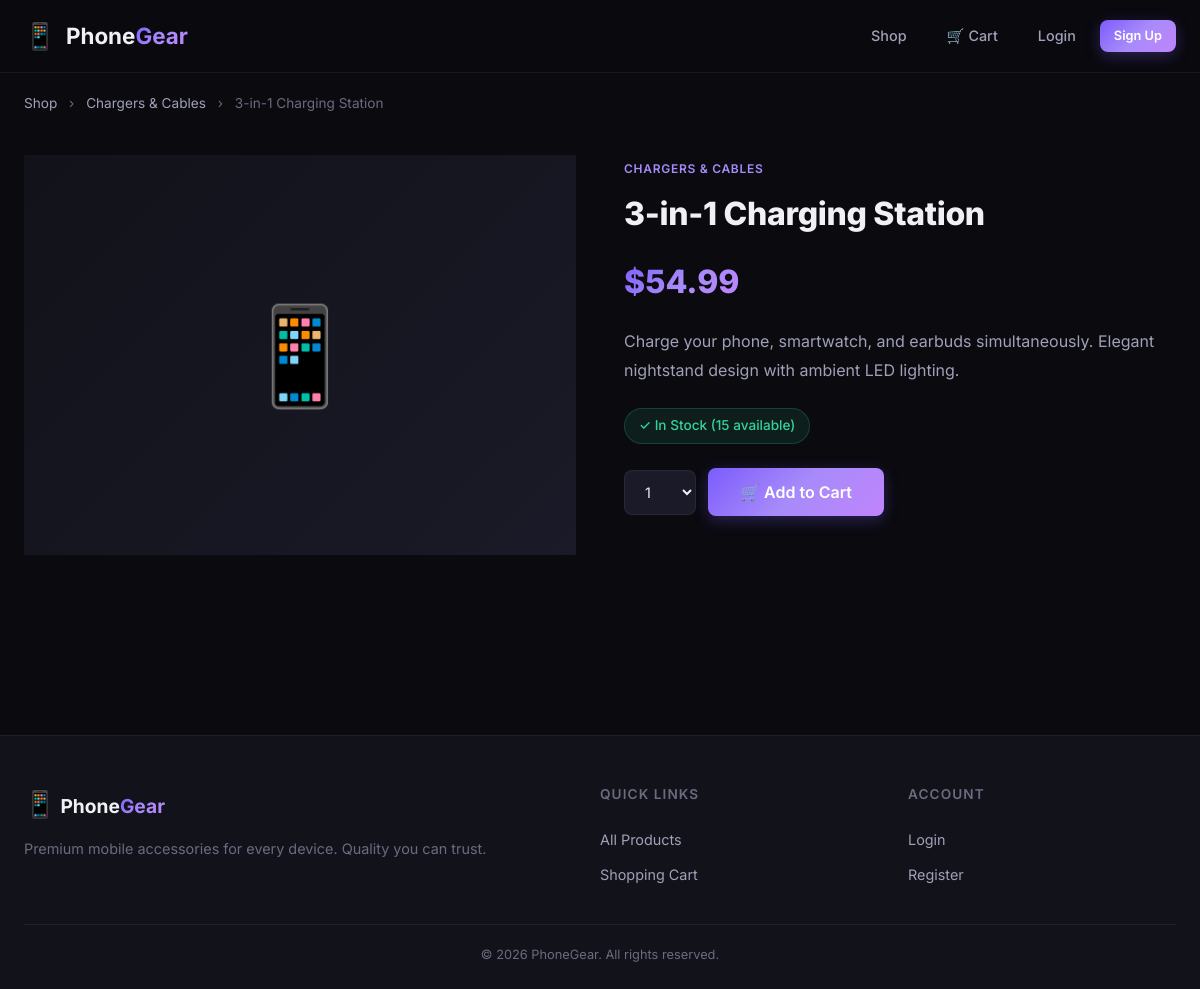
Screenshot of /product/8/3-in-1-charging-station/ with the database file from the repository.
### shop/models.py (models this page shows, shortened)
class Product(models.Model):
    category = models.ForeignKey(Category, related_name='products', on_delete=models.CASCADE)
    name = models.CharField(max_length=200)
    slug = models.SlugField(max_length=200, unique=True)
    image = models.ImageField(upload_to='products/%Y/%m/%d', blank=True, null=True)
    description = models.TextField(blank=True)
    price = models.DecimalField(max_digits=10, decimal_places=2)
    stock = models.PositiveIntegerField(default=0)
    available = models.BooleanField(default=True)
    created = models.DateTimeField(auto_now_add=True)
    updated = models.DateTimeField(auto_now=True)
    class Meta:
        ordering = ('name',)

class Category(models.Model):
    name = models.CharField(max_length=200)
    slug = models.SlugField(max_length=200, unique=True)
    class Meta:
        ordering = ('name',)
        verbose_name = 'category'
        verbose_name_plural = 'categories'

### shop/views.py (the view)
# urls.py: path('product/<int:id>/<slug:slug>/', views.product_detail, name='product_detail'),
def product_detail(request, id, slug):
    product = get_object_or_404(Product, id=id, slug=slug, available=True)
    cart_product_form = CartAddProductForm()
    return render(request, 'shop/product_detail.html', {
        'product': product,
        'cart_product_form': cart_product_form,
    })

### shop/forms.py
class CartAddProductForm(forms.Form):
    quantity = forms.TypedChoiceField(
        choices=PRODUCT_QUANTITY_CHOICES,
        coerce=int,
        widget=forms.Select(attrs={'class': 'form-select'})
    )
    override = forms.BooleanField(
        required=False,
        initial=False,
        widget=forms.HiddenInput
    )

### shop/cart.py (called while the page is built)
    def __len__(self):
        return sum(item['quantity'] for item in self.cart.values())

### shop/context_processors.py (called while the page is built)
def cart_context(request):
    return {'cart': Cart(request)}

### shop/templates/shop/product_detail.html (shortened to what this page needs)
{% extends "base.html" %}
{% block content %}
<div class="container">
    <div class="breadcrumb">
        <a href="{% url 'shop:product_list' %}">Shop</a>
        <span class="breadcrumb-sep">›</span>
        <a href="{% url 'shop:product_list_by_category' product.category.slug %}">{{ product.category.name }}</a>
        <span class="breadcrumb-sep">›</span>
        <span>{{ product.name }}</span>
    </div>
    <div class="product-detail">
        <div class="product-detail-image">
            {% if product.image %}
                <img src="{{ product.image.url }}" alt="{{ product.name }}">
            {% else %}
                <div class="product-image-placeholder large">
                    <span>📱</span>
                </div>
            {% endif %}
        </div>
        <div class="product-detail-info">
            <span class="product-category">{{ product.category.name }}</span>
            <h1 class="product-detail-name">{{ product.name }}</h1>
            <span class="product-detail-price">${{ product.price }}</span>
            {% if product.description %}
                <p class="product-description">{{ product.description }}</p>
            {% endif %}
            <div class="product-meta">
                {% if product.stock > 0 %}
                    <span class="stock-badge in-stock">✓ In Stock ({{ product.stock }} available)</span>
                {% else %}
                    <span class="stock-badge out-of-stock">✕ Out of Stock</span>
                {% endif %}
            </div>
            {% if product.stock > 0 %}
            <form action="{% url 'shop:cart_add' product.id %}" method="post" class="add-to-cart-form">
                {{ cart_product_form.quantity }}
                <button type="submit" class="btn btn-primary btn-lg" id="add-to-cart-btn">
                    🛒 Add to Cart
                </button>
            </form>
            {% endif %}
        </div>
    </div>
</div>
{% endblock %}

### static/css/style.css (style rules this page uses)
:root { --bg-primary: #0a0a0f; --bg-secondary: #12121a; --bg-card: #1a1a28; --bg-card-hover: #22223a; --bg-glass: rgba(26, 26, 40, 0.7); --text-primary: #f0f0f5; --text-secondary: #a0a0b8; --text-muted: #6b6b80; --accent-primary: #7c5cfc; --accent-secondary: #a78bfa; --accent-gradient: linear-gradient(135deg, #7c5cfc, #a78bfa, #c084fc); --accent-glow: rgba(124, 92, 252, 0.3); --success: #34d399; --warning: #fbbf24; --danger: #f87171; --border-color: rgba(160, 160, 184, 0.1); --border-hover: rgba(160, 160, 184, 0.2); --radius-sm: 8px; --radius-md: 12px; --radius-lg: 16px; --radius-xl: 24px; --shadow-sm: 0 2px 8px rgba(0, 0, 0, 0.3); --shadow-md: 0 4px 24px rgba(0, 0, 0, 0.4); --shadow-lg: 0 8px 48px rgba(0, 0, 0, 0.5); --shadow-glow: 0 0 40px rgba(124, 92, 252, 0.15); --transition: all 0.3s cubic-bezier(0.4, 0, 0.2, 1); --transition-fast: all 0.15s ease; }
*, *::before, *::after { margin: 0; padding: 0; box-sizing: border-box; }
html { scroll-behavior: smooth; }
body { font-family: 'Inter', -apple-system, BlinkMacSystemFont, sans-serif; background-color: var(--bg-primary); color: var(--text-primary); line-height: 1.6; min-height: 100vh; -webkit-font-smoothing: antialiased; }
a { text-decoration: none; color: inherit; }
.container { max-width: 1200px; margin: 0 auto; padding: 0 24px; }
.btn { display: inline-flex; align-items: center; justify-content: center; gap: 8px; padding: 10px 24px; border-radius: var(--radius-sm); font-family: inherit; font-weight: 600; font-size: 0.9rem; border: none; cursor: pointer; transition: var(--transition); text-decoration: none; }
.btn-primary { background: var(--accent-gradient); color: white; box-shadow: 0 4px 15px var(--accent-glow); }
.btn-lg { padding: 14px 32px; font-size: 1rem; }
.product-image-placeholder { width: 100%; height: 100%; display: flex; align-items: center; justify-content: center; font-size: 4rem; background: linear-gradient(135deg, var(--bg-secondary), var(--bg-card)); }
.product-image-placeholder.large { min-height: 400px; font-size: 6rem; }
.product-category { font-size: 0.75rem; text-transform: uppercase; letter-spacing: 0.06em; color: var(--accent-secondary); font-weight: 600; margin-bottom: 6px; }
.breadcrumb { padding: 20px 0; font-size: 0.85rem; color: var(--text-muted); }
.breadcrumb a { color: var(--text-secondary); transition: var(--transition); }
.breadcrumb-sep { margin: 0 8px; color: var(--text-muted); }
.product-detail { display: grid; grid-template-columns: 1fr 1fr; gap: 48px; padding: 20px 0 60px; }
.product-detail-name { font-size: 2rem; font-weight: 800; margin: 8px 0 16px; letter-spacing: -0.01em; }
.product-detail-price { font-size: 2rem; font-weight: 800; background: var(--accent-gradient); -webkit-background-clip: text; -webkit-text-fill-color: transparent; background-clip: text; display: inline-block; margin-bottom: 20px; }
.product-description { color: var(--text-secondary); line-height: 1.8; margin-bottom: 24px; }
.product-meta { margin-bottom: 24px; }
.stock-badge { display: inline-flex; align-items: center; gap: 6px; padding: 6px 14px; border-radius: 20px; font-size: 0.85rem; font-weight: 500; }
.stock-badge.in-stock { background: rgba(52, 211, 153, 0.1); color: var(--success); border: 1px solid rgba(52, 211, 153, 0.2); }
.add-to-cart-form { display: flex; gap: 12px; align-items: center; }
.form-select { padding: 12px 16px; border-radius: var(--radius-sm); background: var(--bg-card); color: var(--text-primary); border: 1px solid var(--border-color); font-family: inherit; font-size: 0.9rem; cursor: pointer; transition: var(--transition); }

### rows the page displays
Product: category.name "Chargers & Cables", name "3-in-1 Charging Station", category.name "CHARGERS & CABLES", price "54.99", description "Charge your phone, smartwatch, and earbuds simultaneously. Elegant nightstand design with ambient LED lighting.", stock "15"
